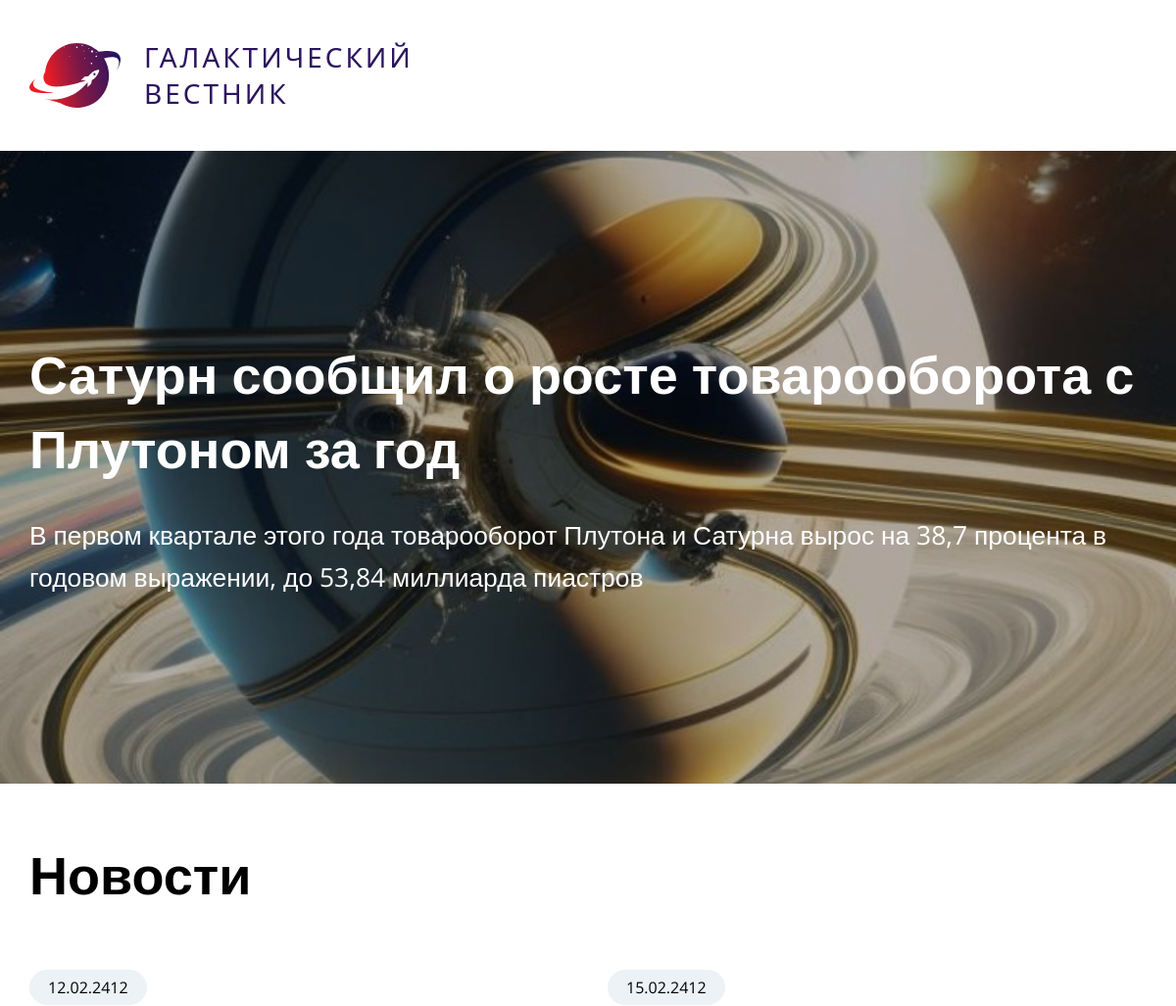
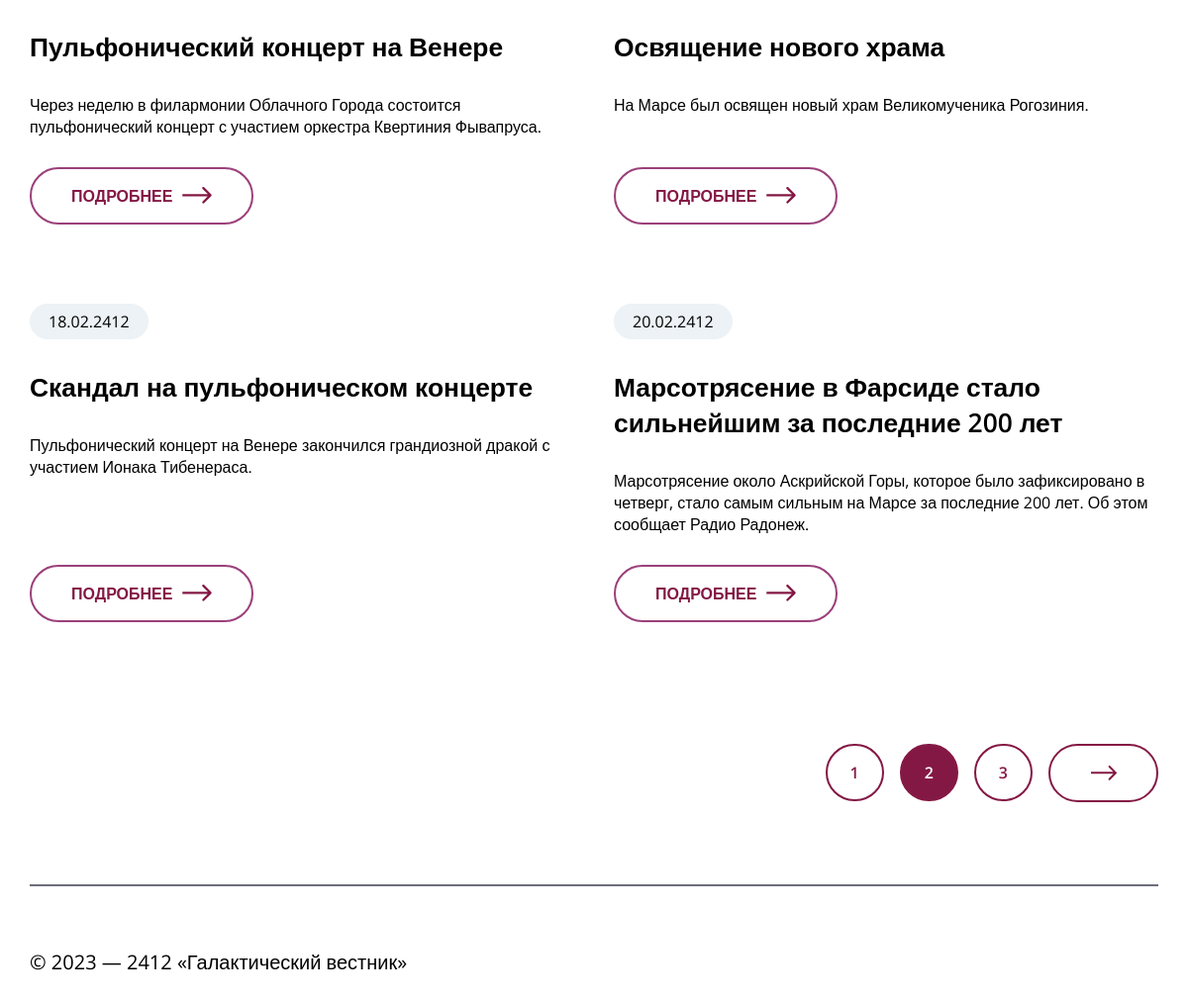
Screenshot of /?page=2 with the database file from the repository (2 pictures, top to bottom).
### tables this page shows
CREATE TABLE `news` (
  `id` int(11) unsigned NOT NULL AUTO_INCREMENT,
  `date` datetime NULL DEFAULT NULL,
  `title` varchar(250) NOT NULL DEFAULT '',
  `announce` text NULL DEFAULT NULL,
  `content` text NULL DEFAULT NULL,
  `image` varchar(250) NOT NULL DEFAULT '',
  PRIMARY KEY (`id`),
  KEY `id` (`id`),

  KEY `idx_news_date` (`date`));

### app/controller/newsController.php (called while the page is built, shortened)
<?php
require_once __DIR__ . "/../model/News.php";
class NewsController {
    public function index() {
        $page = isset($_GET["page"]) ? (int)$_GET["page"] : 1;
        $newsPerPage = 4;
        $offset = ($page - 1) * $newsPerPage;
        $newsModel = new News();
        $news = $newsModel->getLatest($newsPerPage, $offset);
        $lastNew = $newsModel->getLatest(1)[0];
        $totalNews = $newsModel->getCount();
        $totalPages = ceil($totalNews / $newsPerPage);
        $maxButtons = 3;
        $startPage = floor(($page - 1) / $maxButtons) * $maxButtons + 1;
        $endPage = min($startPage + $maxButtons - 1, $totalPages);
        require __DIR__ . "/../../app/view/news/index.php";
    }
}

### public/index.php (called while the page is built)
<?php
require_once __DIR__ . "/../core/Router.php";
require_once __DIR__ . "/../app/controller/newsController.php";
$router = new Router();
$router->add("/", function(){
    $controller = new NewsController();
    $controller->index();
});
$router->add("/article", function(){
    if (isset($_GET["id"])) {
        $controller = new NewsController();
        $controller->show((int)$_GET["id"]);
    } else {
        echo "404 Not Found";
    }
});
$router->run();

### config/database.php (called while the page is built)
<?php
    return [
        "host" => "db",
        "dbname" => "news_db",
        "user" => "root",
        "password" => "root",
        "charset" => "utf8mb4"
    ];

### core/Database.php (called while the page is built)
<?php
class Database {
    private static $instance = null;
    private $pdo;
    private function __construct() {
        $config = require __DIR__ . "/../config/database.php";
        $dsn = "mysql:host={$config['host']};dbname={$config['dbname']};charset={$config['charset']}";
        $this->pdo = new PDO($dsn, $config["user"], $config["password"], [
            PDO::ATTR_ERRMODE => PDO::ERRMODE_EXCEPTION
        ]);
    }
    public static function getInstance() {
        if (self::$instance === null) {
            self::$instance = new self();
        }
        return self::$instance;
    }
    public function getConnection() {
        return $this->pdo;
    }
}

### app/model/News.php (called while the page is built, shortened)
<?php
require_once __DIR__ . "/../../core/Database.php";
class News {
    private $pdo;
    public function __construct() {
        $this->pdo = Database::getInstance()->getConnection();
    }
    public function getLatest($limit = 4, $offset = 0) {
        $stmt = $this->pdo->prepare("SELECT * FROM news ORDER BY date ASC LIMIT :limit OFFSET :offset");
        $stmt->bindValue(":limit", (int)$limit, PDO::PARAM_INT);
        $stmt->bindValue(":offset", (int)$offset, PDO::PARAM_INT);
        $stmt->execute();
        return $stmt->fetchAll(PDO::FETCH_ASSOC);
    }
    public function getCount() {
        $stmt = $this->pdo->query("SELECT COUNT(*) as total FROM news");
        return (int)$stmt->fetch(PDO::FETCH_ASSOC)["total"];
    }
}

### app/view/news/index.php (the view, shortened to what this page needs)
<?php
    require __DIR__ . "/../layout/header.php"
?>
    <main class="main">
        <div class="main__last-new" style="background-image: url('/src/sql/img/<?=$lastNew["image"]?>');">
            <div class="wrapper">
                <div class="last-new__text">
                    <h1><?=$lastNew["title"]?></h1>
                    <?=$lastNew["announce"]?>
                </div>
            </div>
        </div>
        <div class="wrapper">
            <div class="main__news-board">
                <div class="news-board__title">
                    <h1>Новости</h1>
                </div>
                <div class="news-board__container">
                    <?php foreach($news as $item): ?>
                        <div class="news-board__item__container">
                            <div class="news-board__item">
                                <div class="news-board__item--date">
                                        <p><?=$item["date"]?></p>
                                </div>
                                <div class="news-board__item--title">
                                    <h2>
                                        <?=$item["title"]?>
                                    </h2>
                                </div>
                                <div class="news-board__item--announce">
                                    <p>
                                        <?=$item["announce"]?>
                                    </p>
                                </div>
                            </div>
                            <div class="news-board__item--button-container">
                                <a href="/article?id=<?=$item["id"]?>&page=<?=$page?>" class="news-board__item--button">Подробнее</a>
                            </div>
                        </div>
                    <?php endforeach;?>
                </div>
                <div class="news-board__pagin">
                    <?php for ($i = $startPage; $i <= $endPage; $i++):?>
                        <a href="?page=<?=$i?>" class="<?= $i == $page ? 'pagin__item_active' : 'pagin__item'?>"><?=$i?></a>
                    <?endfor;?>
                    <?php if ($endPage < $totalPages): ?>
                        <a href="?page=<?=$endPage + 1?>" class="pagin__last-item"></a>
                    <?php endif; ?>
                </div>
            </div>
        </div>
    </main>
<?php
require __DIR__ . "/../layout/footer.php";
?>

### core/Router.php (shortened to what this page needs)
<?php
class Router {
    private $routes = [];
    public function add($url, $callback) {
        $this->routes[$url] = $callback;
    }
    public function run() {
        $uri = parse_url($_SERVER["REQUEST_URI"], PHP_URL_PATH);
        foreach ($this->routes as $route => $callback) {
            if ($uri === $route) {
                if (is_callable($callback)) {
                    call_user_func($callback);
                }
                return;
            }
        }
        var_dump($uri);
        var_dump($this->routes);
        die;
    }
}

### app/view/layout/header.php (shortened to what this page needs)
<!DOCTYPE html>
<html lang="en">
<head>
    <link rel="stylesheet" href="/src/css/style.css">
</head>
<body>
    <header class="header">
        <div class="wrapper">
            <div class="header__container">
                <div class="header__logo">
                    <img src="/src/img/header__logo.svg" alt="">
                </div>
                <div class="header__text">
                    <p>
                        Галактический вестник
                    </p>
                </div>
            </div>
        </div>
    </header>

### app/view/layout/footer.php
    <footer class="footer">
        <div class="wrapper">
            <div class="content-border"></div>
            <div class="footer__text">
                <p>
                    © 2023 — 2412 «Галактический вестник»
                </p>
            </div>
        </div>
    </footer>
</body>
</html>

### public/src/css/style.css (style rules this page uses)
* { margin: 0; padding: 0; }
body { overflow-x: hidden; font-family: "Open Sans", sans-serif; margin: 0; }
.wrapper { width: 100%; max-width: 1520px; margin: 0 auto; }
h1 { font-weight: 600; font-size: clamp(36px, 4.5vw, 64px); line-height: 140%; }
h2 { font-weight: 600; font-size: clamp(26px, 2.2vw, 32px); }
.header { position: relative; }
.header__container { display: flex; padding: 40px 0px; }
.header__logo { display: flex; justify-content: center; align-items: center; margin-right: 24px; }
.header__text { max-width: 260px; font-family: "Segoe UI", Tahoma, Geneva, Verdana, sans-serif; font-weight: 400; font-size: 28px; line-height: 132%; letter-spacing: 3px; color: #2C145E; text-transform: uppercase; }
.main__last-new { display: flex; flex-direction: column; justify-content: center; min-height: 646px; background-repeat: no-repeat; background-size: cover; background-position: center; position: relative; z-index: 0; }
.main__last-new * { z-index: 2; position: relative; }
.main__last-new::before { content: ""; position: absolute; inset: 0; background: rgba(0, 0, 0, 0.3); }
.last-new__text { color: #fff; display: flex; flex-direction: column; }
.last-new__text p { margin-top: 30px; text-align: left; font-weight: 400; font-size: clamp(18px, 2.2vw, 32px); line-height: 160%; }
.news-board__title { margin: 55px 0px 59px 0px; }
.news-board__container { display: grid; grid-template-columns: repeat(2, 1fr); gap: 40px; }
.news-board__item { display: flex; flex-direction: column; align-items: start; justify-content: space-between; }
.news-board__item__container { margin-bottom: 40px; min-width: 400px; display: flex; flex-direction: column; justify-content: space-between; cursor: pointer; }
.news-board__item--date, .main__new--date { display: inline-block; border: 1px solid #ECF2F5; background-color: #ECF2F5; border-radius: 20px; padding: 6px 18px; margin-bottom: 30px; }
.news-board__item--title { margin-bottom: 30px; }
.news-board__item--announce { margin-bottom: 30px; }
a.news-board__item--button, a.main__back-button { display: inline-flex; justify-content: center; align-items: center; border: 2px solid #9B407A; border-radius: 50px; padding: 16px 40px; text-transform: uppercase; text-decoration: none; color: #841844; font-weight: 600; font-size: 16px; transition: all 0.2s ease-out; }
a.news-board__item--button::after { display: inline-block; width: 30px; height: 22px; margin-left: 10px; content: ""; background: url("../img/default_arrow.svg") no-repeat center center; background-size: contain; }
.news-board__pagin { margin: 83px 0px; display: flex; justify-content: end; align-items: center; }
.pagin__item { display: inline-block; margin-right: 16px; padding: 16px 23px; border: 2px solid #841844; border-radius: 50px; text-decoration: none; color: #841844; font-weight: 600; font-size: 16px; text-transform: uppercase; box-sizing: border-box }
.pagin__item_active { display: inline-block; margin-right: 16px; padding: 16px 23px; border: 2px solid #841844; background-color: #841844; border-radius: 50px; text-decoration: none; color: #fff; font-weight: 600; font-size: 16px; text-transform: uppercase; box-sizing: border-box }
.pagin__last-item { display: inline-block; width: 25px; height: 23px; padding: 16px 41px; background: url("../img/default_arrow.svg") no-repeat center; border: 2px solid #841844; border-radius: 50px; }
.content-border { width: 100%; border: 1px solid #6C6E7B; position: absolute; box-sizing: border-box; }
.footer .wrapper { position: relative; }
.footer__text { padding: 63px 0px 84px 0px; font-weight: 400; font-size: 20px; line-height: 160%; }
@media (max-width: 1600px) { .header__container { padding: 40px 30px; } }
@media (max-width: 1600px) { .last-new__text, .main__news-board, .footer, .main-show { padding: 0px 30px; } }

### rows the page displays
news: image (picture), title "Сатурн сообщил о росте товарооборота с Плутоном за год", announce "В первом квартале этого года товарооборот Плутона и Сатурна вырос на 38,7 процента в годовом выражении, до 53,84 миллиарда пиастров"
news: date "12.02.2412", title "Пульфонический концерт на Венере", announce "Через неделю в филармонии Облачного Города состоится пульфонический концерт с участием оркестра Квертиния Фывапруса."
news: date "15.02.2412", title "Освящение нового храма", announce "На Марсе был освящен новый храм Великомученика Рогозиния."
news: date "18.02.2412", title "Скандал на пульфоническом концерте", announce "Пульфонический концерт на Венере закончился грандиозной дракой с участием Ионака Тибенераса."
news: date "20.02.2412", title "Марсотрясение в Фарсиде стало сильнейшим за последние 200 лет", announce "Марсотрясение около Аскрийской Горы, которое было зафиксировано в четверг, стало самым сильным на Марсе за последние 200 лет. Об этом сообщает Радио Радонеж."
